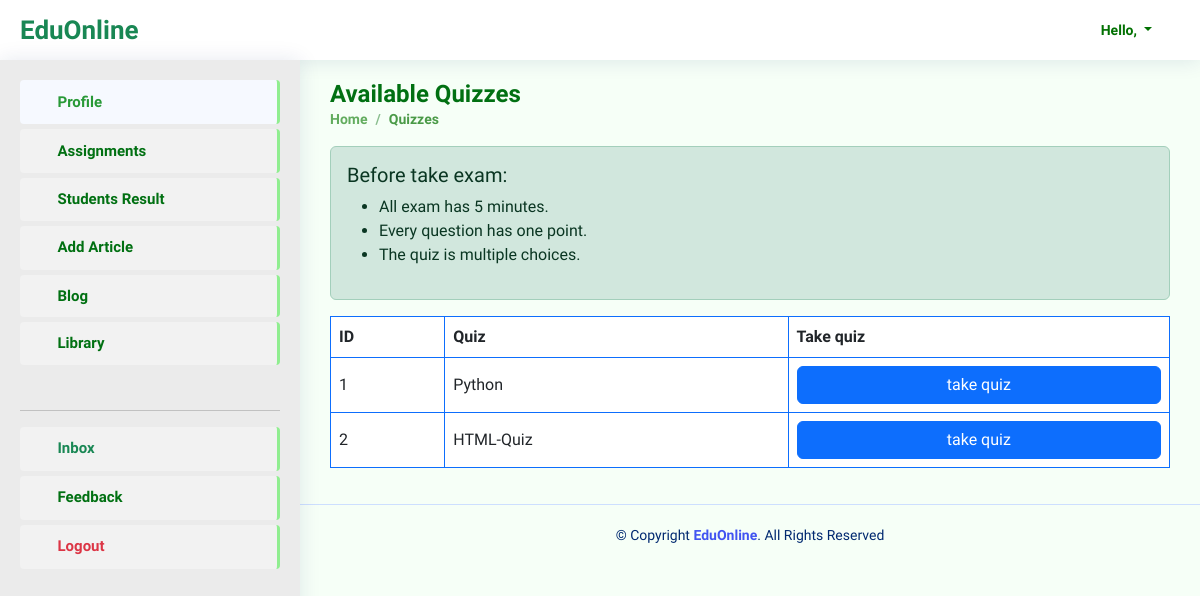
The page /quiz/ on the database as committed earlier.
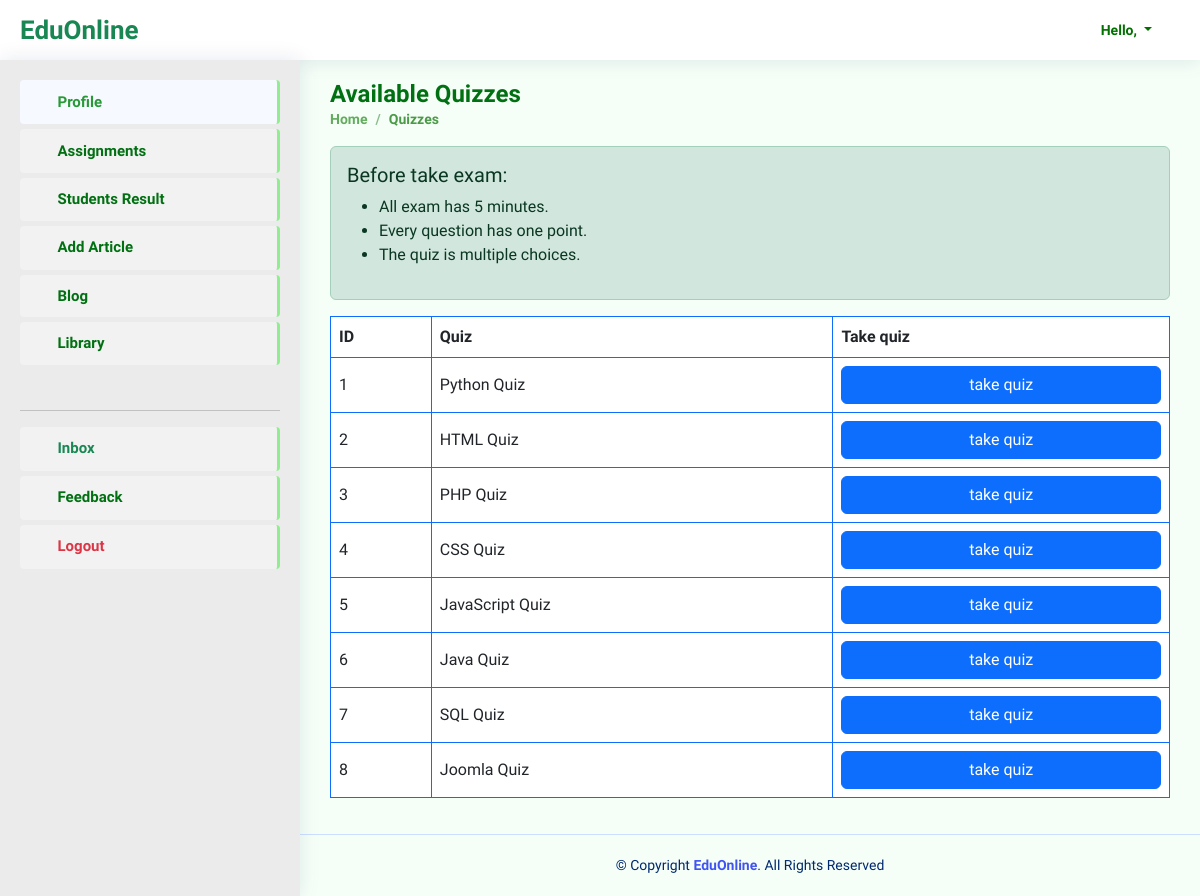
The same page on the database as committed later.
### quiz/models.py (models this page shows, shortened)
class Quiz(models.Model):
    course = models.ForeignKey(Course, on_delete=models.CASCADE)
    quiz_name = models.CharField(max_length=200)

### quiz/views.py (the view)
# urls.py: path('', views.available_quizzes, name='available_quizzes'),
def available_quizzes(request):
    quizzes = Quiz.objects.all()
    context = {
        'student':is_student(request.user),
        'teacher':is_teacher(request.user),
        'quizzes': quizzes
        }
    return render(request, 'quiz/quizzes.html', context)

### accounts/views.py (called while the page is built)
def is_teacher(user):
    return user.groups.filter(name='TEACHER').exists()

def is_student(user):
    return user.groups.filter(name='STUDENT').exists()

### templates/quiz/quizzes.html
{% extends 'base.html' %}
{% load static %}
{% block pageTitle %}Available Quizzes{% endblock pageTitle %}
{% block currentPage %}Quizzes{% endblock currentPage %}
{% block content %}
<div class="alert alert-success" role="alert">
  <h5>Before take exam: </h5>
  <ul>
    <li>All exam has 5 minutes.</li>
    <li>Every question has one point.</li>
    <li>The quiz is multiple choices.</li>
  </ul>
</div>
  <table class="table table-bordered border-primary table-hover">
    <thead>
      <tr class="align-middle">
        <th>ID</th>
        <th>Quiz</th>
        <th>Take quiz</th>
      </tr>
    </thead>
    <tbody>
    {% for quiz in quizzes %}
      <tr class="align-middle">
        <td>{{quiz.id}}</td>
        <td>{{quiz.quiz_name|capfirst}}</td>
        <td><a href="{% url 'quiz_detail' quiz.id %}" class="btn btn-primary w-100">take quiz</a></td>
      </tr>
      {% endfor %}
    </tbody>
  </table>
{% endblock content %}

Rows that differ between the two databases and show on the page:
changed Quiz id 1: quiz_name "Python" → "Python Quiz"
changed Quiz id 2: quiz_name "HTML-Quiz" → "HTML Quiz"
added Quiz: id "3", quiz_name "PHP Quiz"
added Quiz: id "4", quiz_name "CSS Quiz"
added Quiz: id "5", quiz_name "JavaScript Quiz"
added Quiz: id "6", quiz_name "Java Quiz"
added Quiz: id "7", quiz_name "SQL Quiz"
added Quiz: id "8", quiz_name "Joomla Quiz"
